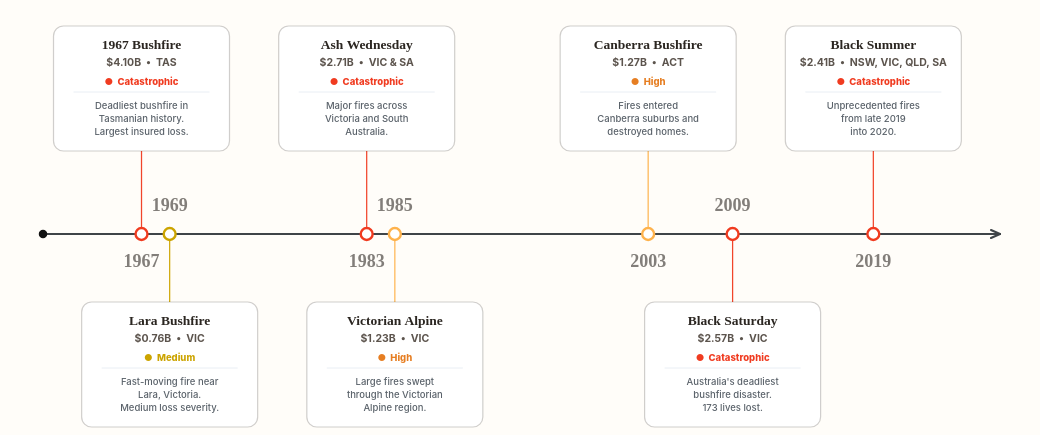

Express this chart as Vega-Lite.
### Vega specification from a JSON file in a GitHub repository (floating-point values rounded to 4 significant figures)
{"$schema": "https://vega.github.io/schema/vega/v6.json", "description": "Selected historical timeline of major Australian bushfire events and normalised insured losses with severity tags and card boxes.", "width": 1040, "height": 435, "padding": {"top": 6, "bottom": 4, "left": 38, "right": 38}, "autosize": {"type": "fit", "contains": "padding", "resize": true}, "background": "#FFFDF9", "signals": [{"name": "hoveredYear", "value": null, "on": [{"events": "@event_hit:mouseover", "update": "datum.year"}, {"events": "@event_point_hit:mouseover", "update": "datum.year"}, {"events": "@event_hit:mouseout", "update": "null"}, {"events": "@event_point_hit:mouseout", "update": "null"}]}], "data": [{"name": "events", "values": [{"year": 1967, "name": "1967 Bushfire", "state": "TAS", "lossLabel": "$4.10B", "description": "Deadliest bushfire in\nTasmanian history.\nLargest insured loss.", "tooltipDescription": "Deadliest bushfire in Tasmanian history. Largest normalised insured loss.", "side": "top", "severity": "Catastrophic", "severityColor": "#f03b20", "severityTextColor": "#f03b20", "color": "#f03b20"}, {"year": 1969, "name": "Lara Bushfire", "state": "VIC", "lossLabel": "$0.76B", "description": "Fast-moving fire near\nLara, Victoria.\nMedium loss severity.", "tooltipDescription": "Fast-moving fire near Lara, Victoria. Medium loss severity.", "side": "bottom", "severity": "Medium", "severityColor": "#ffeda0", "severityTextColor": "#cca400", "color": "#cca400"}, {"year": 1983, "name": "Ash Wednesday", "state": "VIC & SA", "lossLabel": "$2.71B", "description": "Major fires across\nVictoria and South\nAustralia.", "tooltipDescription": "Major fires across Victoria and South Australia.", "side": "top", "severity": "Catastrophic", "severityColor": "#f03b20", "severityTextColor": "#f03b20", "color": "#f03b20"}, {"year": 1985, "name": "Victorian Alpine", "state": "VIC", "lossLabel": "$1.23B", "description": "Large fires swept\nthrough the Victorian\nAlpine region.", "tooltipDescription": "Large fires swept through the Victorian Alpine region.", "side": "bottom", "severity": "High", "severityColor": "#feb24c", "severityTextColor": "#e67e22", "color": "#feb24c"}, {"year": 2003, "name": "Canberra Bushfire", "state": "ACT", "lossLabel": "$1.27B", "description": "Fires entered\nCanberra suburbs and\ndestroyed homes.", "tooltipDescription": "Fires entered Canberra suburbs and destroyed homes.", "side": "top", "severity": "High", "severityColor": "#feb24c", "severityTextColor": "#e67e22", "color": "#feb24c"}, {"year": 2009, "name": "Black Saturday", "state": "VIC", "lossLabel": "$2.57B", "description": "Australia's deadliest\nbushfire disaster.\n173 lives lost.", "tooltipDescription": "Australia's deadliest bushfire disaster. 173 lives lost.", "side": "bottom", "severity": "Catastrophic", "severityColor": "#f03b20", "severityTextColor": "#f03b20", "color": "#f03b20"}, {"year": 2019, "name": "Black Summer", "state": "NSW, VIC, QLD, SA", "lossLabel": "$2.41B", "description": "Unprecedented fires\nfrom late 2019\ninto 2020.", "tooltipDescription": "Unprecedented fires from late 2019 into 2020.", "side": "top", "severity": "Catastrophic", "severityColor": "#f03b20", "severityTextColor": "#f03b20", "color": "#f03b20"}]}], "scales": [{"name": "x", "type": "linear", "domain": [1960, 2028], "range": "width", "zero": false, "nice": false}], "marks": [{"type": "rule", "encode": {"enter": {"x": {"value": 0}, "x2": {"signal": "width"}, "y": {"value": 228}, "stroke": {"value": "#3f4448"}, "strokeWidth": {"value": 2.2}, "strokeCap": {"value": "round"}}}}, {"type": "symbol", "encode": {"enter": {"x": {"value": 0}, "y": {"value": 228}, "shape": {"value": "circle"}, "size": {"value": 72}, "fill": {"value": "#111111"}}}}, {"type": "rule", "encode": {"enter": {"x": {"signal": "width"}, "x2": {"signal": "width - 9"}, "y": {"value": 228}, "y2": {"value": 224}, "stroke": {"value": "#3f4448"}, "strokeWidth": {"value": 2.1}, "strokeCap": {"value": "round"}}}}, {"type": "rule", "encode": {"enter": {"x": {"signal": "width"}, "x2": {"signal": "width - 9"}, "y": {"value": 228}, "y2": {"value": 232}, "stroke": {"value": "#3f4448"}, "strokeWidth": {"value": 2.1}, "strokeCap": {"value": "round"}}}}, {"type": "rule", "from": {"data": "events"}, "encode": {"enter": {"x": {"scale": "x", "field": "year"}, "y": {"value": 228}, "y2": {"signal": "datum.side === 'top' ? 145 : 296"}, "strokeWidth": {"value": 1.25}, "strokeCap": {"value": "round"}}, "update": {"stroke": {"field": "color"}, "opacity": {"signal": "hoveredYear === null || hoveredYear === datum.year ? 0.95 : 0.24"}}}}, {"type": "symbol", "from": {"data": "events"}, "encode": {"enter": {"x": {"scale": "x", "field": "year"}, "y": {"value": 228}, "shape": {"value": "circle"}, "fill": {"value": "#ffffff"}, "strokeWidth": {"value": 2.4}}, "update": {"size": {"signal": "hoveredYear === datum.year ? 190 : 142"}, "stroke": {"field": "color"}, "opacity": {"signal": "hoveredYear === null || hoveredYear === datum.year ? 1 : 0.36"}}}}, {"name": "card_box", "type": "rect", "from": {"data": "events"}, "encode": {"enter": {"x": {"scale": "x", "field": "year", "offset": -88}, "y": {"signal": "datum.side === 'top' ? 20 : 296"}, "width": {"value": 176}, "height": {"value": 125}, "cornerRadius": {"value": 10}, "fill": {"value": "#ffffff"}, "shadowColor": {"value": "rgba(43, 38, 33, 0.04)"}, "shadowBlur": {"value": 8}, "shadowOffsetX": {"value": 0}, "shadowOffsetY": {"value": 2}}, "update": {"stroke": {"signal": "hoveredYear === datum.year ? datum.severityColor : 'rgba(43, 38, 33, 0.22)'"}, "strokeWidth": {"signal": "hoveredYear === datum.year ? 2.2 : 1.2"}, "opacity": {"signal": "hoveredYear === null || hoveredYear === datum.year ? 1 : 0.36"}}}}, {"type": "text", "from": {"data": "events"}, "encode": {"enter": {"x": {"scale": "x", "field": "year"}, "y": {"signal": "datum.side === 'top' ? 256 : 200"}, "text": {"signal": "datum.year + ''"}, "align": {"value": "center"}, "baseline": {"value": "middle"}, "font": {"value": "Outfit"}, "fontSize": {"value": 18}, "fontWeight": {"value": 800}}, "update": {"fill": {"signal": "hoveredYear === datum.year ? datum.color : 'rgba(43, 38, 33, 0.62)'"}, "opacity": {"signal": "hoveredYear === datum.year ? 1.0 : 0.95"}}}}, {"type": "text", "from": {"data": "events"}, "encode": {"enter": {"x": {"scale": "x", "field": "year"}, "y": {"signal": "datum.side === 'top' ? 32 : 308"}, "text": {"field": "name"}, "align": {"value": "center"}, "baseline": {"value": "top"}, "font": {"value": "Outfit"}, "fontSize": {"value": 13.5}, "fontWeight": {"value": 800}, "fill": {"value": "#2b2621"}, "limit": {"value": 166}}, "update": {"opacity": {"signal": "hoveredYear === null || hoveredYear === datum.year ? 1 : 0.36"}}}}, {"type": "text", "from": {"data": "events"}, "encode": {"enter": {"x": {"scale": "x", "field": "year"}, "y": {"signal": "datum.side === 'top' ? 52 : 328"}, "text": {"signal": "datum.lossLabel + '  •  ' + datum.state"}, "align": {"value": "center"}, "baseline": {"value": "top"}, "font": {"value": "Inter"}, "fontSize": {"value": 10.5}, "fontWeight": {"value": 700}, "limit": {"value": 166}}, "update": {"fill": {"value": "#5c544d"}, "opacity": {"signal": "hoveredYear === null || hoveredYear === datum.year ? 1 : 0.36"}}}}, {"type": "text", "from": {"data": "events"}, "encode": {"enter": {"x": {"scale": "x", "field": "year"}, "y": {"signal": "datum.side === 'top' ? 71 : 347"}, "text": {"signal": "'●  ' + datum.severity"}, "align": {"value": "center"}, "baseline": {"value": "top"}, "font": {"value": "Inter"}, "fontSize": {"value": 9.5}, "fontWeight": {"value": 800}, "limit": {"value": 166}}, "update": {"fill": {"field": "severityTextColor"}, "opacity": {"signal": "hoveredYear === null || hoveredYear === datum.year ? 1 : 0.36"}}}}, {"type": "rule", "from": {"data": "events"}, "encode": {"enter": {"x": {"scale": "x", "field": "year", "offset": -68}, "x2": {"scale": "x", "field": "year", "offset": 68}, "y": {"signal": "datum.side === 'top' ? 86 : 362"}, "stroke": {"value": "#e2e8f0"}, "strokeWidth": {"value": 0.75}}, "update": {"opacity": {"signal": "hoveredYear === null || hoveredYear === datum.year ? 1 : 0.36"}}}}, {"type": "text", "from": {"data": "events"}, "encode": {"enter": {"x": {"scale": "x", "field": "year"}, "y": {"signal": "datum.side === 'top' ? 95 : 371"}, "text": {"field": "description"}, "align": {"value": "center"}, "baseline": {"value": "top"}, "font": {"value": "Inter"}, "fontSize": {"value": 9.5}, "fontWeight": {"value": 500}, "fill": {"value": "#5a626a"}, "lineBreak": {"value": "\n"}, "lineHeight": {"value": 13}, "limit": {"value": 166}}, "update": {"opacity": {"signal": "hoveredYear === null || hoveredYear === datum.year ? 1 : 0.36"}}}}, {"name": "event_hit", "type": "rect", "from": {"data": "events"}, "encode": {"enter": {"x": {"scale": "x", "field": "year", "offset": -88}, "y": {"signal": "datum.side === 'top' ? 20 : 296"}, "width": {"value": 176}, "height": {"value": 125}, "fill": {"value": "#ffffff"}, "fillOpacity": {"value": 0.001}, "cursor": {"value": "pointer"}, "tooltip": {"signal": "{'Event': datum.name, 'Year': datum.year, 'Normalised insured loss': datum.lossLabel, 'State': datum.state, 'Severity': datum.severity, 'Description': datum.tooltipDescription}"}}}}, {"name": "event_point_hit", "type": "symbol", "from": {"data": "events"}, "encode": {"enter": {"x": {"scale": "x", "field": "year"}, "y": {"value": 228}, "shape": {"value": "circle"}, "size": {"value": 760}, "fill": {"value": "#ffffff"}, "fillOpacity": {"value": 0.001}, "strokeOpacity": {"value": 0}, "cursor": {"value": "pointer"}, "tooltip": {"signal": "{'Event': datum.name, 'Year': datum.year, 'Normalised insured loss': datum.lossLabel, 'State': datum.state, 'Severity': datum.severity, 'Description': datum.tooltipDescription}"}}}}]}
